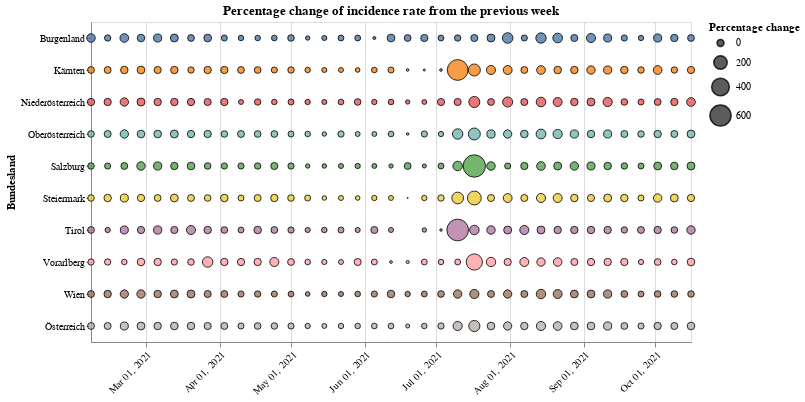

The cell this chart's notebook holds for it:
### Code cell
#collapse
source = saturdays_data.query("Time >= '2021-01-31'")
alt.Chart(source).mark_circle(
    opacity=0.8,
    stroke='black',
    strokeWidth=1
).encode(
    alt.X('yearmonthdate(Time):T', axis=alt.Axis(title='', labelAngle=-45)),
    alt.Y('Bundesland:N'),
    alt.Size('rate_change:Q',
            scale=alt.Scale(range=[0, 500]),
            legend=alt.Legend(title='Percentage change')
    ),
    alt.Color('Bundesland:N', legend=None),
    tooltip=['Time', 'rate_change']
).properties(
    width=600,
    height=320,
    title='Percentage change of incidence rate from the previous week'
)

### Figure 1 — Vega-Lite specification as saved in the notebook (floating-point values rounded to 4 significant figures; data arrays with more than 128 entries replaced by an {"elided": "..."} marker saying what was removed)
{"config": {"view": {"continuousWidth": 400, "continuousHeight": 300}}, "data": {"name": "data-9e2bcc966cabe20c9c9c88794a01d668"}, "mark": {"type": "circle", "opacity": 0.8, "stroke": "black", "strokeWidth": 1}, "encoding": {"color": {"type": "nominal", "field": "Bundesland", "legend": null}, "size": {"type": "quantitative", "field": "rate_change", "legend": {"title": "Percentage change"}, "scale": {"range": [0, 500]}}, "tooltip": [{"type": "temporal", "field": "Time"}, {"type": "quantitative", "field": "rate_change"}], "x": {"type": "temporal", "axis": {"labelAngle": -45, "title": ""}, "field": "Time", "timeUnit": "yearmonthdate"}, "y": {"type": "nominal", "field": "Bundesland"}}, "height": 320, "title": "Percentage change of incidence rate from the previous week", "width": 600, "$schema": "https://vega.github.io/schema/vega-lite/v4.8.1.json", "datasets": {"data-9e2bcc966cabe20c9c9c88794a01d668": {"elided": "370 records"}}}
